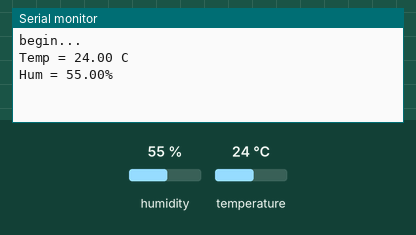
Simulated run of this sketch. Board: ESP32. On the bench: the last lines printed to the serial monitor. Wiring (inferred from the names in the program): SHT3x sensor at I2C address 0x44. The test bench sets the inputs (shaded band); at power-on: humidity 55 %, temperature 24 °C.

Above: at 1.2 s.
1.3 s: humidity set to 22 %
At 1.3 s:
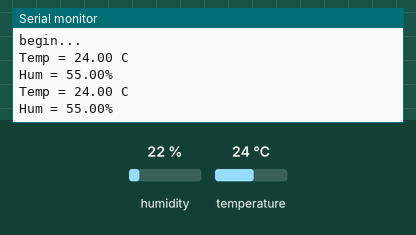
2.8 s: temperature set to 12 °C
At 4.1 s:
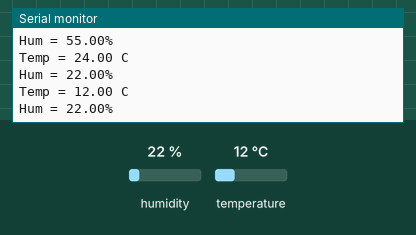
4.3 s: humidity set to 40 %
At 5.4 s:
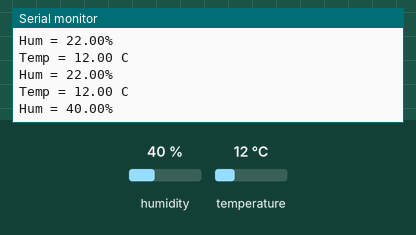
Timing chart, 0 to 7.3 s (numbered marks = the images above; inputs shaded):
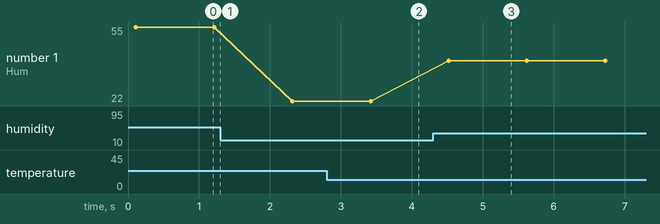

Measured:
- after the input at 2.8 s, the serial monitor: prints a new line after 0.62 s (image 2)
- after the input at 4.3 s, the serial monitor: prints a new line after 0.22 s (image 3)
- plotted number 1: 55 → 22 after the input at 1.3 s, 22 → 40 after the input at 4.3 s

The sketch:

I2C_Read_SHT30.ino
```cpp
#include <SHT30.h>
#define I2C_SDA 18
#define I2C_SCL 19

// Library

SHT30 sht30 = SHT30();


void setup() {
  Serial.begin(115200);
  Serial.println("begin...");
  sht30.begin(I2C_SDA,I2C_SCL);
}

void loop() {
  float temp = sht30.getTemperature();
  float hum = sht30.getHumidity();
  Serial.print("Temp = ");
  Serial.print(temp);
  Serial.println(" C");  //The unit for  Celsius because original arduino don't support speical symbols
  Serial.print("Hum = ");
  Serial.print(hum);
  Serial.println("%");
  Serial.println();
  delay(1000);
}
```

SHT30.cpp
```cpp
#include "SHT30.h"
#include <math.h>

SHT30::SHT30() {
}

boolean SHT30::begin(void) {
    Wire.begin();
    _i2caddr=SHT30_ADDR;
    reset();
    //return (readStatus() == 0x40);
    return true;
}
boolean SHT30::begin(uint8_t sda, uint8_t scl) {

    Wire.begin(sda,scl);
    _i2caddr = SHT30_ADDR;
    reset();
    //return (readStatus() == 0x40);
    return true;
}


//boolean S == Scale.  True == Farenheit; False == Celcius
float SHT30::getTemperature(bool S) {
    if (! getTempHum()) {
        return NAN;
    }
    if (S == true) {
        return convertCtoF(temp);
    }
    return temp;
}

float SHT30::convertCtoF(float c) {
    return c * 9 / 5 + 32;
}

float SHT30::getHumidity(void) {
    if (! getTempHum()) {
        return NAN;
    }
    return humidity;
}

void SHT30::reset(void) {
    writeCommand(SHT30_SOFTRESET);
    delay(10);
}

void SHT30::heater(boolean h) {
    if (h) {
        writeCommand(SHT30_HEATEREN);
    } else {
        writeCommand(SHT30_HEATERDIS);
    }
}

uint8_t SHT30::crc8(const uint8_t* data, int len) {
    const uint8_t POLYNOMIAL(0x31);
    uint8_t crc(0xFF);

    for (int j = len; j; --j) {
        crc ^= *data++;

        for (int i = 8; i; --i) {
            crc = (crc & 0x80)
                  ? (crc << 1) ^ POLYNOMIAL
                  : (crc << 1);
        }
    }
    return crc;
}


boolean SHT30::getTempHum(void) {
    uint8_t readbuffer[6];

    writeCommand(SHT30_MEAS_HIGHREP);

    delay(50);
    Wire.requestFrom(_i2caddr, (uint8_t)6);
    if (Wire.available() != 6) {
        return false;
    }
    for (uint8_t i = 0; i < 6; i++) {
        readbuffer[i] = Wire.read();
    }
    uint16_t ST, SRH;
    ST = readbuffer[0];
    ST <<= 8;
    ST |= readbuffer[1];

    if (readbuffer[2] != crc8(readbuffer, 2)) {
        return false;
    }

    SRH = readbuffer[3];
    SRH <<= 8;
    SRH |= readbuffer[4];

    if (readbuffer[5] != crc8(readbuffer + 3, 2)) {
        return false;
    }

    double stemp = ST;
    stemp *= 175;
    stemp /= 0xffff;
    stemp = -45 + stemp;
    temp = stemp;

    double shum = SRH;
    shum *= 100;
    shum /= 0xFFFF;

    humidity = shum;

    return true;
}

void SHT30::writeCommand(uint16_t cmd) {
    Wire.beginTransmission(_i2caddr);
    Wire.write(cmd >> 8);
    Wire.write(cmd & 0xFF);
    Wire.endTransmission();
}
```

SHT30.h
```cpp
#ifndef _SHT30_H_
#define _SHT30_H_

#include "Arduino.h"
#include "Wire.h"

#define SHT30_ADDR    0x44
#define SHT30_MEAS_HIGHREP_STRETCH 0x2C06
#define SHT30_MEAS_MEDREP_STRETCH  0x2C0D
#define SHT30_MEAS_LOWREP_STRETCH  0x2C10
#define SHT30_MEAS_HIGHREP         0x2400
#define SHT30_MEAS_MEDREP          0x240B
#define SHT30_MEAS_LOWREP          0x2416
#define SHT30_READSTATUS           0xF32D
#define SHT30_CLEARSTATUS          0x3041
#define SHT30_SOFTRESET            0x30A2
#define SHT30_HEATEREN             0x306D
#define SHT30_HEATERDIS            0x3066

class SHT30 {
  public:
    SHT30();
    boolean begin(uint8_t sda, uint8_t scl);
    boolean begin(void);
    float getTemperature(bool S = false);
    float convertCtoF(float);
    float getHumidity(void);
    void reset(void);
    void heater(boolean);
    uint8_t crc8(const uint8_t* data, int len);

  private:
    boolean getTempHum(void);
    void writeCommand(uint16_t cmd);

    uint8_t _i2caddr;
    float humidity, temp;

};

#endif
```
